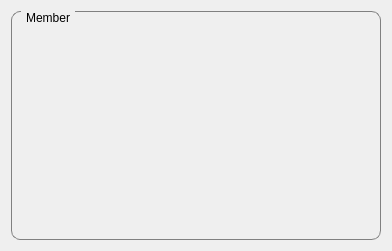
<?xml version="1.0" encoding="UTF-8"?>
<ui version="4.0">
 <class>MemberView</class>
 <widget class="QWidget" name="MemberView">
  <property name="geometry">
   <rect>
    <x>0</x>
    <y>0</y>
    <width>392</width>
    <height>251</height>
   </rect>
  </property>
  <property name="windowTitle">
   <string>Member informations</string>
  </property>
  <layout class="QVBoxLayout" name="verticalLayout">
   <item>
    <widget class="QGroupBox" name="groupbox_member">
     <property name="styleSheet">
      <string notr="true">QGroupBox {
    border: 1px solid gray;
    border-radius: 9px;
    margin-top: 0.5em;
}

QGroupBox::title {
    subcontrol-origin: margin;
    left: 10px;
    padding: 0 3px 0 3px;
	font-weight: bold;
}</string>
     </property>
     <property name="title">
      <string>Member</string>
     </property>
     <layout class="QGridLayout" name="gridLayout">
      <item row="0" column="1">
       <widget class="QLabel" name="label_icon">
        <property name="sizePolicy">
         <sizepolicy hsizetype="Preferred" vsizetype="Preferred">
          <horstretch>0</horstretch>
          <verstretch>0</verstretch>
         </sizepolicy>
        </property>
        <property name="maximumSize">
         <size>
          <width>81</width>
          <height>71</height>
         </size>
        </property>
        <property name="text">
         <string/>
        </property>
        <property name="pixmap">
         <pixmap resource="../icons/icons.qrc">:/icons/member_icon</pixmap>
        </property>
        <property name="scaledContents">
         <bool>true</bool>
        </property>
       </widget>
      </item>
      <item row="2" column="1" colspan="2">
       <widget class="QLabel" name="label_properties">
        <property name="text">
         <string/>
        </property>
        <property name="alignment">
         <set>Qt::AlignLeading|Qt::AlignLeft|Qt::AlignTop</set>
        </property>
       </widget>
      </item>
      <item row="0" column="2">
       <widget class="QLabel" name="label_uid">
        <property name="maximumSize">
         <size>
          <width>471</width>
          <height>51</height>
         </size>
        </property>
        <property name="text">
         <string/>
        </property>
       </widget>
      </item>
      <item row="3" column="1" colspan="2">
       <widget class="QLabel" name="label_path">
        <property name="text">
         <string/>
        </property>
       </widget>
      </item>
     </layout>
    </widget>
   </item>
  </layout>
 </widget>
 <resources>
  <include location="../icons/icons.qrc"/>
 </resources>
 <connections/>
</ui>
